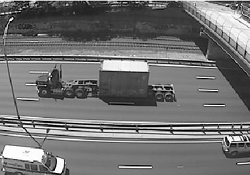
#> input picture Change Detection/Input1.png, 250 x 175 px
$ python ChangeDetection.py
#> lines starting #> are read from the running program, lines starting #| are printed output that depends on the picture
import cv2
import numpy as np

im_file1 ="Input1.png"
im_file2 ="Input2.png"

img = cv2.imread(im_file1,1)
#> img is the input picture: shape (175, 250, 3); min 0, max 255, mean 114
img2 = cv2.imread(im_file2,1)
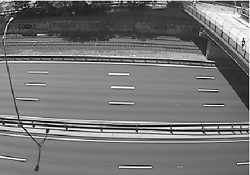
#> input picture Change Detection/Input2.png, 250 x 175 px
#> img2 is the input picture: shape (175, 250, 3); min 0, max 255, mean 117.4
output = cv2.imread(im_file1,1)

# get image properties.
h1, w1, bpp1 = np.shape(img)
#> h1 = 175; w1 = 250; bpp1 = 3

# iterate over the entire image and detect change in pixels.
for py in range(0, h1):
    for px in range(0, w1):
        cval = img[py][px][0] - img2[py][px][0]
        cval=abs(int(cval))
        if cval>=215:
            cval=0
        output[py][px][0] = cval
        output[py][px][1] = cval
        output[py][px][2] = cval
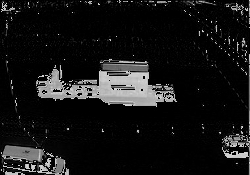
#> output: shape (175, 250, 3); min 0, max 214, mean 22

cv2.imwrite('SampleOutput.jpg', output)
cv2.waitKey(0)
